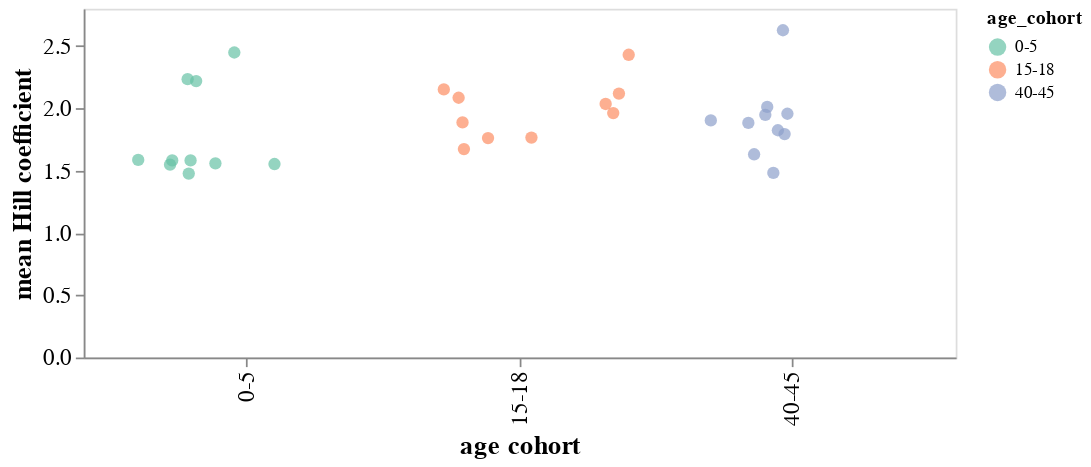

Notebook code for this chart:
### Code cell
hill_plot = (
    alt.Chart()
    .encode(
        x=alt.X("age_cohort", 
                title="age cohort",
               ),
        y=alt.Y(
            "hill_coeff",
            title="mean Hill coefficient",
        ),
        xOffset='jitter:Q',
        color=alt.Color('age_cohort:N'
                       ).scale(scheme='set2'),
        detail='serum',
    ).transform_calculate(jitter="sqrt(-2*log(random()))*cos(2*PI*random())")
    .mark_circle(size=50, opacity=0.7)
    .properties(width=500, height=200)
    # .mark_circle(opacity=0.7, size=20))
)

chart = alt.layer(
    hill_plot, data=hill_df
).configure_axis(
    grid=False,
    labelFontSize=13,
    titleFontSize=15
).resolve_axis(
    x='independent'
)

chart

### Figure 1 — Vega-Lite specification as saved in the notebook (floating-point values rounded to 4 significant figures)
{"config": {"view": {"continuousWidth": 300, "continuousHeight": 300}, "axis": {"grid": false, "labelFontSize": 13, "titleFontSize": 15}}, "layer": [{"mark": {"type": "circle", "opacity": 0.7, "size": 50}, "encoding": {"color": {"field": "age_cohort", "scale": {"scheme": "set2"}, "type": "nominal"}, "detail": {"field": "serum", "type": "quantitative"}, "x": {"field": "age_cohort", "title": "age cohort", "type": "nominal"}, "xOffset": {"field": "jitter", "type": "quantitative"}, "y": {"field": "hill_coeff", "title": "mean Hill coefficient", "type": "quantitative"}}, "transform": [{"calculate": "sqrt(-2*log(random()))*cos(2*PI*random())", "as": "jitter"}]}], "data": {"name": "data-91782bd409afbc9383fa8acdffa82a50"}, "height": 200, "resolve": {"axis": {"x": "independent"}}, "width": 500, "$schema": "https://vega.github.io/schema/vega-lite/v5.6.1.json", "datasets": {"data-91782bd409afbc9383fa8acdffa82a50": [{"serum": "33C", "hill_coeff": 2.012, "max_site_escape": 5.664, "max_aa_escape": 0.6582, "age_cohort": "40-45"}, {"serum": "34C", "hill_coeff": 1.948, "max_site_escape": 16.37, "max_aa_escape": 1.312, "age_cohort": "40-45"}, {"serum": "197C", "hill_coeff": 1.824, "max_site_escape": 4.271, "max_aa_escape": 1.038, "age_cohort": "40-45"}, {"serum": "199C", "hill_coeff": 1.884, "max_site_escape": 3.377, "max_aa_escape": 0.7271, "age_cohort": "40-45"}, {"serum": "215C", "hill_coeff": 2.627, "max_site_escape": 8.247, "max_aa_escape": 1.229, "age_cohort": "40-45"}, {"serum": "210C", "hill_coeff": 1.482, "max_site_escape": 1.153, "max_aa_escape": 0.6777, "age_cohort": "40-45"}, {"serum": "74C", "hill_coeff": 1.903, "max_site_escape": 0.9208, "max_aa_escape": 0.5655, "age_cohort": "40-45"}, {"serum": "68C", "hill_coeff": 1.631, "max_site_escape": 3.017, "max_aa_escape": 0.8274, "age_cohort": "40-45"}, {"serum": "150C", "hill_coeff": 1.957, "max_site_escape": 7.596, "max_aa_escape": 0.9075, "age_cohort": "40-45"}, {"serum": "18C", "hill_coeff": 1.793, "max_site_escape": 3.917, "max_aa_escape": 0.5514, "age_cohort": "40-45"}, {"serum": 2343, "hill_coeff": 1.962, "max_site_escape": 1.988, "max_aa_escape": 0.953, "age_cohort": "15-18"}, {"serum": 2350, "hill_coeff": 2.43, "max_site_escape": 9.373, "max_aa_escape": 0.9015, "age_cohort": "15-18"}, {"serum": 2365, "hill_coeff": 2.152, "max_site_escape": 5.996, "max_aa_escape": 0.7849, "age_cohort": "15-18"}, {"serum": 2382, "hill_coeff": 2.035, "max_site_escape": 4.324, "max_aa_escape": 0.5661, "age_cohort": "15-18"}, {"serum": 3866, "hill_coeff": 2.085, "max_site_escape": 11.98, "max_aa_escape": 0.9195, "age_cohort": "15-18"}, {"serum": 2380, "hill_coeff": 1.887, "max_site_escape": 9.348, "max_aa_escape": 1.175, "age_cohort": "15-18"}, {"serum": 3856, "hill_coeff": 2.119, "max_site_escape": 2.305, "max_aa_escape": 1.533, "age_cohort": "15-18"}, {"serum": 3857, "hill_coeff": 1.673, "max_site_escape": 6.327, "max_aa_escape": 0.7522, "age_cohort": "15-18"}, {"serum": 3862, "hill_coeff": 1.765, "max_site_escape": 2.707, "max_aa_escape": 1.187, "age_cohort": "15-18"}, {"serum": 3895, "hill_coeff": 1.762, "max_site_escape": 12.46, "max_aa_escape": 0.9845, "age_cohort": "15-18"}, {"serum": 2367, "hill_coeff": 1.586, "max_site_escape": 24.03, "max_aa_escape": 1.921, "age_cohort": "0-5"}, {"serum": 3944, "hill_coeff": 2.219, "max_site_escape": 9.692, "max_aa_escape": 0.9862, "age_cohort": "0-5"}, {"serum": 2462, "hill_coeff": 1.548, "max_site_escape": 4.635, "max_aa_escape": 1.331, "age_cohort": "0-5"}, {"serum": 2389, "hill_coeff": 2.448, "max_site_escape": 5.067, "max_aa_escape": 1.09, "age_cohort": "0-5"}, {"serum": 2323, "hill_coeff": 2.234, "max_site_escape": 9.903, "max_aa_escape": 0.8142, "age_cohort": "0-5"}, {"serum": 2388, "hill_coeff": 1.583, "max_site_escape": 6.802, "max_aa_escape": 1.014, "age_cohort": "0-5"}, {"serum": 2463, "hill_coeff": 1.582, "max_site_escape": 5.37, "max_aa_escape": 1.004, "age_cohort": "0-5"}, {"serum": 3973, "hill_coeff": 1.553, "max_site_escape": 1.882, "max_aa_escape": 1.341, "age_cohort": "0-5"}, {"serum": 4299, "hill_coeff": 1.477, "max_site_escape": 1.84, "max_aa_escape": 1.578, "age_cohort": "0-5"}, {"serum": 4584, "hill_coeff": 1.559, "max_site_escape": 10.04, "max_aa_escape": 1.266, "age_cohort": "0-5"}]}}
